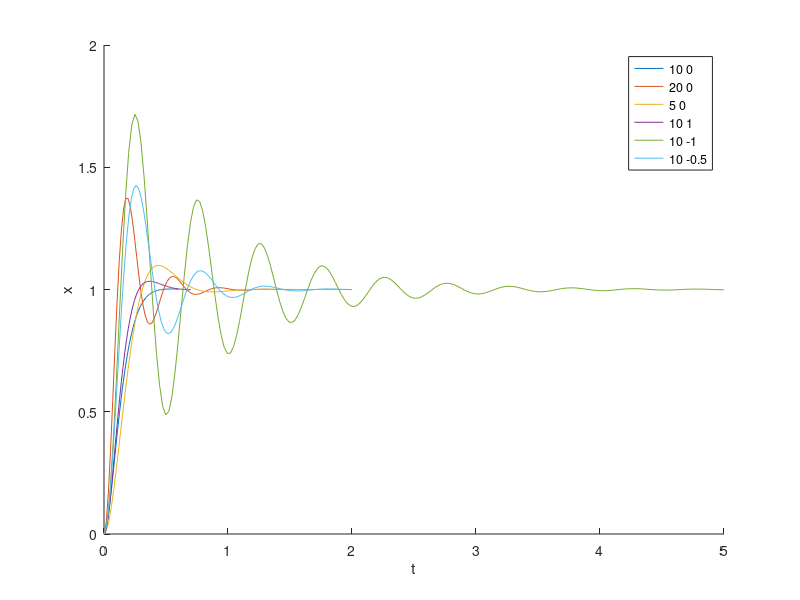

Recreate this plot in MATLAB.

%givens:
Kg = 33.3; %    total gear ratio
Km = 0.0401; %   Motor Constant (V/(rad/sec) or Nm/amp)
J = 0.0005 + (0.2 * (0.2794.^2)) + 0.0015; %    Total Inertia (J = Jhub + J_load + J_extra) (Kgm^2)
Rm = 19.2; %    Armature Resistance (Ohms)
% K1 = 30;
% K3 = 1.5;
K1 = [10 20 5 10 10 10]; %  --gains with changable test values
K3 = [1.5 0 0 1 -1 -0.5]; %CHANGE THIS AND K3 TO GET DIFFERENT PLOTS
s = 0.5;%maybe delete later dont know if this is an unknown

theta_L = 0; % starting angle
theta_D = 0.5; % angle desired


% numerator and denomenator assigning
for i=1:length(K1)
    n1(i) = K1(i)*Kg*Km / (J*Rm); %numerator
    d2(i) = s.^2; %denominator ^2
    d1(i) = s.^1 * ( ((Kg.^2)*(Km.^2) / (J*Rm))  +  (K3(i)*Kg*Km / (J*Rm)) ); % denominator ^1
    d0(i) = K1(i).*Kg*Km / (J*Rm); %denominator ^0

    %V_in
    V_in(i) = K1(i)*(theta_D-theta_L)-s*K3(i)*theta_L;
end

figure;
hold on;

%closed loop system
for i = 1:length(K1)
    num = n1(i);
    den = [d2(i) d1(i) d0(i)];
    sysTF = tf(num, den);
    disp(i)
    [x,t] = step(sysTF);
    plot(t,x);
end
legend("10 0", ...
       "20 0", ...
       "5 0", ...
       "10 1", ...
       "10 -1", ...
       "10 -0.5","Location","best")
xlabel("t")
ylabel("x")

%add natural damping
B = 0;

%todo matlab code:
%   determine gains to meet performance objectives
%   modify gains(if necessary) to meet objectives
%   add in natural damping (B = ?) and compare
